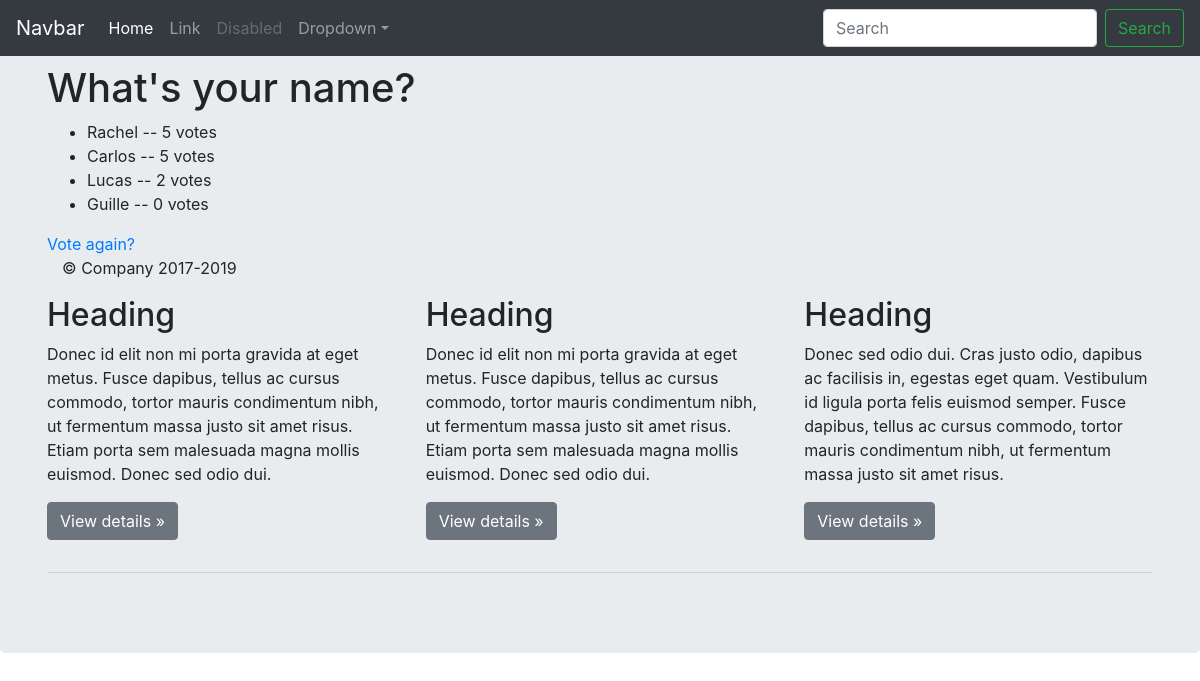
The page /polls/1/results on the database as committed earlier.
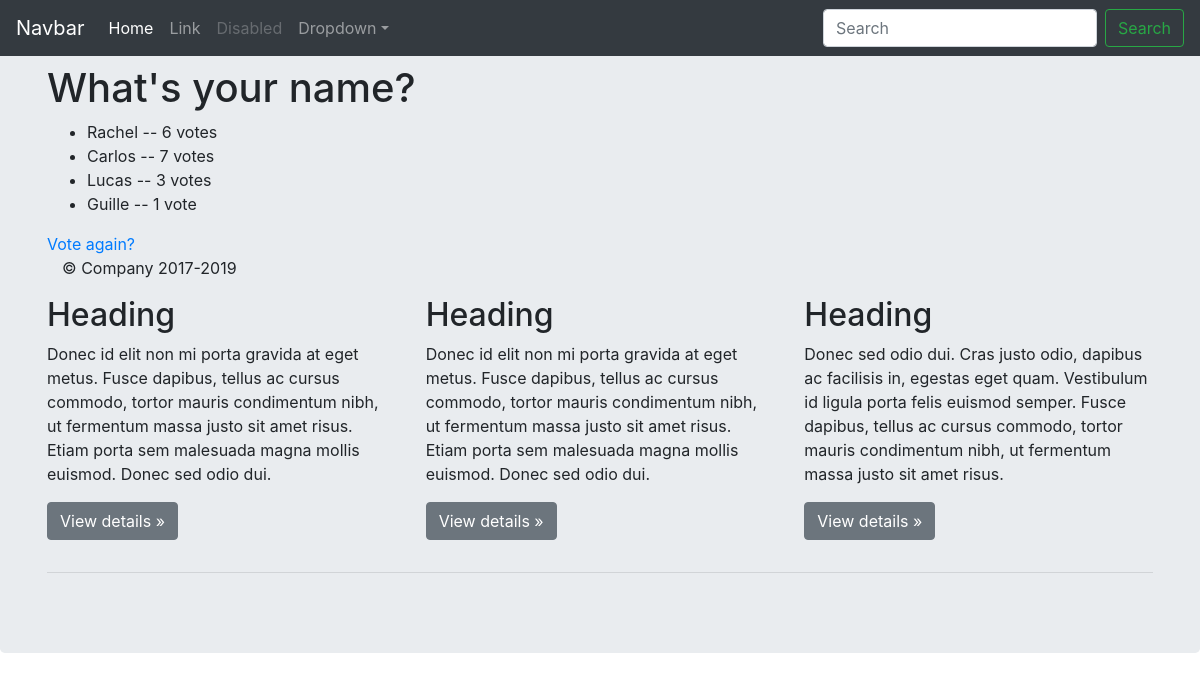
The same page on the database as committed later.
### polls/models.py (models this page shows, shortened)
class Question(models.Model):
    question_text = models.CharField(max_length=200)
    pub_date = models.DateTimeField('date published')

class Choice(models.Model):
    choice_text = models.CharField(max_length=200)
    votes = models.IntegerField(default=0)
    question = models.ForeignKey(Question, on_delete=models.CASCADE)

### polls/views.py (the view)
# urls.py: url(r'^(?P<question_id>[0-9]+)/results$', views.results, name="results"),
def results(request, question_id):
    question = get_object_or_404(Question, pk = question_id)
    context = {'question': question}
    return render(request, 'polls/results.html', context)

### polls/templates/polls/results.html
{% extends 'polls/base.html' %}
{% block main_content %}
<h1>{{question.question_text}}</h1>
<ul>
    {% for choice in question.choice_set.all %}
        <li> {{choice.choice_text}} -- {{choice.votes}} vote{{choice.votes|pluralize}}</li>
    {% endfor %}
</ul>
<a href="{% url 'polls:detail' question.id %}"> Vote again?</a>
{% endblock %}

### polls/templates/polls/base.html (shortened to what this page needs)
{% load static %}
<!DOCTYPE html>
<html lang="en">
    <head>
        <link rel="stylesheet" type="text/css" href="{% static 'polls/style.css' %}"/>
        <link rel="stylesheet" href="https://stackpath.bootstrapcdn.com/bootstrap/4.4.1/css/bootstrap.min.css">
    </head>
    <body>
        {% include "polls/header.html" %}
        <div class="jumbotron">
            <div class="container">
                {% block main_content %}
                {% endblock %}
                {% include "polls/footer.html" %}
                <div class="row">
                    <div class="col-md-4">
                    <h2>Heading</h2>
                    <p>Donec id elit non mi porta gravida at eget metus. Fusce dapibus, tellus ac cursus commodo, tortor mauris condimentum nibh, ut fermentum massa justo sit amet risus. Etiam porta sem malesuada magna mollis euismod. Donec sed odio dui. </p>
                    <p><a class="btn btn-secondary" href="#" role="button">View details &raquo;</a></p>
                    </div>
                    <div class="col-md-4">
                    <h2>Heading</h2>
                    <p>Donec id elit non mi porta gravida at eget metus. Fusce dapibus, tellus ac cursus commodo, tortor mauris condimentum nibh, ut fermentum massa justo sit amet risus. Etiam porta sem malesuada magna mollis euismod. Donec sed odio dui. </p>
                    <p><a class="btn btn-secondary" href="#" role="button">View details &raquo;</a></p>
                    </div>
                    <div class="col-md-4">
                    <h2>Heading</h2>
                    <p>Donec sed odio dui. Cras justo odio, dapibus ac facilisis in, egestas eget quam. Vestibulum id ligula porta felis euismod semper. Fusce dapibus, tellus ac cursus commodo, tortor mauris condimentum nibh, ut fermentum massa justo sit amet risus.</p>
                    <p><a class="btn btn-secondary" href="#" role="button">View details &raquo;</a></p>
                    </div>
                </div>
                <hr>
                </div>
            </div>
    </body>
</html>

### polls/templates/polls/header.html (shortened to what this page needs)
<nav class="navbar navbar-expand-md navbar-dark fixed-top bg-dark">
    <a class="navbar-brand" href="#">Navbar</a>
    <div class="collapse navbar-collapse" id="navbarsExampleDefault">
      <ul class="navbar-nav mr-auto">
        <li class="nav-item active">
          <a class="nav-link" href="#">Home <span class="sr-only">(current)</span></a>
        </li>
        <li class="nav-item">
          <a class="nav-link" href="#">Link</a>
        </li>
        <li class="nav-item">
          <a class="nav-link disabled" href="#" tabindex="-1" aria-disabled="true">Disabled</a>
        </li>
        <li class="nav-item dropdown">
          <a class="nav-link dropdown-toggle" href="#" id="dropdown01" data-toggle="dropdown" aria-haspopup="true" aria-expanded="false">Dropdown</a>
        </li>
      </ul>
      <form class="form-inline my-2 my-lg-0">
        <input class="form-control mr-sm-2" type="text" placeholder="Search" aria-label="Search">
        <button class="btn btn-outline-success my-2 my-sm-0" type="submit">Search</button>
      </form>
    </div>
  </nav>

### polls/templates/polls/footer.html
<footer class="container">
    <p>&copy; Company 2017-2019</p>
</footer>

Rows that differ between the two databases and show on the page:
changed Choice "Rachel": votes "5" → "6"
changed Choice "Carlos": votes "5" → "7"
changed Choice "Lucas": votes "2" → "3"
changed Choice "Guille": votes "0" → "1"
